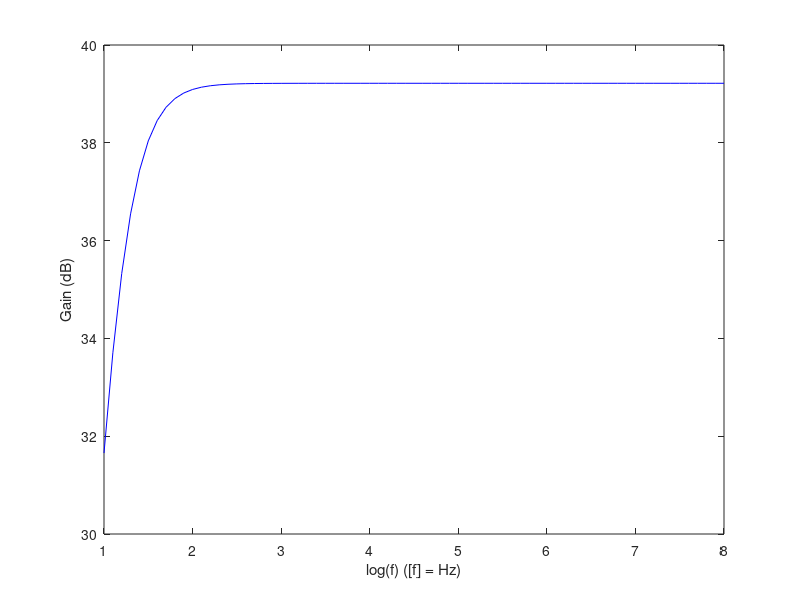

Reproduce this figure in MATLAB.
VT=25e-3
BFN=178.7
BFP=227.3
VAFN=69.7
VAFP=37.2
RE=200
Rout=52
RC=860
R1=90000
R2=20000
VBEON=0.7
VCC=12
Rin=100
VEBON = 0.7






%%%%% OPERATING POINT %%%%%%

A=[R1+R2,-R1,-R2,0,0,0,0,0;
-R1,R1+RC,0,-RC,0,1,0,0;
-R2,0,RE+R2,0,-RE,0,0,0;
0,-RC,0,RC+Rout,0,0,0,0;
0,0,-RE,0,RE,0,1,1;
0,0,0,-BFP,1+BFP,0,0,0;
0,1+BFN,-BFN,0,-1,0,0,0;
0,0,0,0,0,1,1,0];

B=[VCC;0;-VBEON;-VEBON;0;0;0;-VBEON];

X=A\B

Vbase = (X(1)-X(3))*R2;
Vcoll = VCC-(X(2)-X(4))*RC;
Vemit = (X(3)-X(5))*RE;
Vemit2 = VCC-X(4)*Rout;


file = fopen("opteor.tex", "w");

fprintf(file, "$base$ & %0.6E V \\\\ \\hline\n$coll$ & %0.6E V \\\\ \\hline\n$emit$ & %0.6E V \\\\ \\hline\n$emit2$ & %0.6E V \\\\ \\hline\n$in$ & 0 V \\\\ \\hline\n$in2$ & 0 V \\\\ \\hline\n$out$ & 0 V \\\\ \\hline\n$Vbe1$ & %0.6E V \\\\ \\hline\n$vcc$ & %0.6E V \\\\ \\hline\n$Vce1$ & %0.6E V \\\\ \\hline\n$Veb2$ & %0.6E V \\\\ \\hline\n$Vec2$ & %0.6E V \\\\ \\hline\n", Vbase, Vcoll, Vemit, Vemit2, Vbase-Vemit, VCC, Vcoll-Vemit, Vemit2-Vcoll, Vemit2);

fclose(file);


%%%%% GAIN STAGE %%%%%%


RB=1/(1/R1+1/R2)
VEQ=R2/(R1+R2)*VCC
IB1=(VEQ-VBEON)/(RB+(1+BFN)*RE)
IC1=BFN*IB1
IE1=(1+BFN)*IB1
VE1=RE*IE1
VO1=VCC-RC*IC1
VCE=VO1-VE1

gm1=IC1/VT
rpi1=BFN/gm1
ro1=VAFN/IC1

RinB=RB*Rin/(RB+Rin)

RE=0
AV1 = RinB/Rin * RC*(RE-gm1*rpi1*ro1)/((ro1+RC+RE)*(RinB+rpi1+RE)+gm1*RE*ro1*rpi1 - RE^2)
AVI_DB = 20*log10(abs(AV1))


ZI1 = 1/(1/RB+1/(((ro1+RC+RE)*(rpi1+RE)+gm1*RE*ro1*rpi1 - RE^2)/(ro1+RC+RE)))
ZO1 = 1/(1/ro1+1/RC)

file = fopen("gaintab.tex", "w");

fprintf(file, "$Gain$ & %0.6E V \\\\ \\hline\n$Gain (dB)$ & %0.6E V \\\\ \\hline\n$Input impedance$ & %0.6E V \\\\ \\hline\n$Output impedance$ & %0.6E V \\\\ \\hline", AV1, AVI_DB, ZI1, ZO1);

fclose(file);

%ouput stage
VI2 = VO1
IE2 = (VCC-VEBON-VI2)/Rout
IC2 = BFP/(BFP+1)*IE2
VO2 = VCC - Rout*IE2

gm2 = IC2/VT
go2 = IC2/VAFP
gpi2 = gm2/BFP
ge2 = 1/Rout

AV2 = gm2/(gm2+gpi2+go2+ge2)
ZI2 = (gm2+gpi2+go2+ge2)/gpi2/(gpi2+go2+ge2)
ZO2 = 1/(gm2+gpi2+go2+ge2)

file = fopen("outputtab.tex", "w");

fprintf(file, "$Gain$ & %0.6E V \\\\ \\hline\n$Gain (dB)$ & %0.6E V \\\\ \\hline\n$Input impedance$ & %0.6E V \\\\ \\hline\n$Output impedance$ & %0.6E V \\\\ \\hline", AV2, 20*log10(AV2), ZI2, ZO2);

fclose(file);

%total
gB = 1/(1/gpi2+ZO1)
AV = (gB+gm2/gpi2*gB)/(gB+ge2+go2+gm2/gpi2*gB)*AV1
AV_DB = 20*log10(abs(AV))
ZI=ZI1
ZO=1/(go2+gm2/gpi2*gB+ge2+gB)

file = fopen("totaltab.tex", "w");

fprintf(file, "$Gain$ & %0.6E V \\\\ \\hline\n$Gain (dB)$ & %0.6E V \\\\ \\hline\n$Input impedance$ & %0.6E V \\\\ \\hline\n$Output impedance$ & %0.6E V \\\\ \\hline", AV, 20*log10(AV), ZI, ZO);

fclose(file);






Cin = 102e-6
Cb = 2185e-6
Cout = 1466e-6
RE = 200
rpi2 = 1/gpi2
ro2 = 1/go2
RL = 8
vin = 0.01

i=1;



for t=1:0.1:8
	w = 2*pi*power(10,t);
	Zin = Rin+1/(j*w*Cin);
	Zeb=1/(1/RE+j*w*Cb);
	Rcpi2 = 1/(1/RC+1/rpi2);
	Ro2out = 1/(1/ro2+1/Rout);
	Zcout=1/(j*w*Cout);
	
	A=[Zin+RB,-RB,0,0,0,0,0;
	-RB,RB+rpi1+Zeb,0,-Zeb,0,0,0;
	0,gm1*rpi1,1,0,0,0,0;
	0,-Zeb,-ro1,RC+Zeb+ro1,0,0,0;
	0,0,0,-RC,RC+rpi2,Ro2out,-Ro2out;
	0,0,0,0,1+gm2*rpi2,-1,0;
	0,0,0,0,0,-Ro2out,Zcout+RL+Ro2out];
	
	B=[vin;0;0;0;0;0;0];
	
	X=A\B;
	
	freq(i)=t;
	gain(i) = 20*log10(X(7)*RL/vin);
	
	i=i+1;

endfor

gainfreqfig1 = figure();
plot(freq, gain, "b");

xlabel("log(f) ([f] = Hz)");
ylabel("Gain (dB)");

print(gainfreqfig1, "gainfreq.eps", "-depsc");
